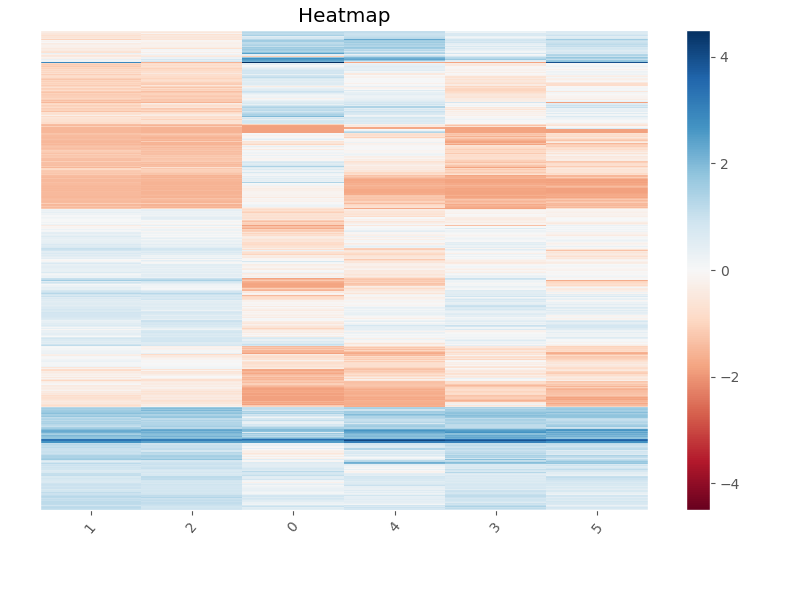

This figure's Python source:
#!/usr/bin/env python3

"""
Usage: ./heatmap.py hema_data.txt

Cluster the data matrix both directions, plot heatmap of gene expression
Recreate differentiation sequence (ie dendrogram)
Use k-means clustering, plot results for CFU and poly using # of k blocks

~microarray paper~
Genes differentially expressed between two earliest stages vs two latest stages
use SciPy stats package - t test for significance in difference in mean expression level
ID gene most upregulated in late diff. stage, use to ID genes w/ similar expression patterns (kmeans output) --> gene ontology analysis using Panther
"""
import sys
import numpy as np
from scipy.cluster.hierarchy import dendrogram, linkage, leaves_list, optimal_leaf_ordering
import matplotlib.pyplot as plt
import pandas as pd
plt.style.use('ggplot')


df=pd.read_table(sys.argv[1], sep = "\t", header = 0, index_col = 0)
array = df.values
col_names = df.columns.values.tolist()

Z = linkage(array, 'ward')


Zalt = linkage(array.T, 'ward')


idx_rows = leaves_list(Z)
data = array[idx_rows, :]
idx_cols = leaves_list(Zalt)
data = data[:, idx_cols]

array2 = (data-np.average(data,axis=0))/np.std(data,axis=0)
m = np.max(np.abs(array2))

fig, ax = plt.subplots(figsize=(8, 6))      
ax.set_title("Heatmap") 
im = ax.pcolor(                           
	array2,                                       
	cmap="RdBu",                          
	vmin=-1*m,                             
	vmax=m,                               
	)
ax.grid(False)                    
ax.set_xticks(                    
	np.arange(0.5, array2.shape[1]+0.5), 
	)
ax.set_xticklabels(                 
	idx_cols,                        
	rotation=50,                   
	)
ax.set_yticks([])                  

cbar = fig.colorbar(im, ax=ax)      
fig.subplots_adjust( 
    left = 0.05,
    bottom = 0.15,
    right = 1.0,
    top = 0.95,
)

fig.savefig("heatmap.png")
plt.close(fig)
